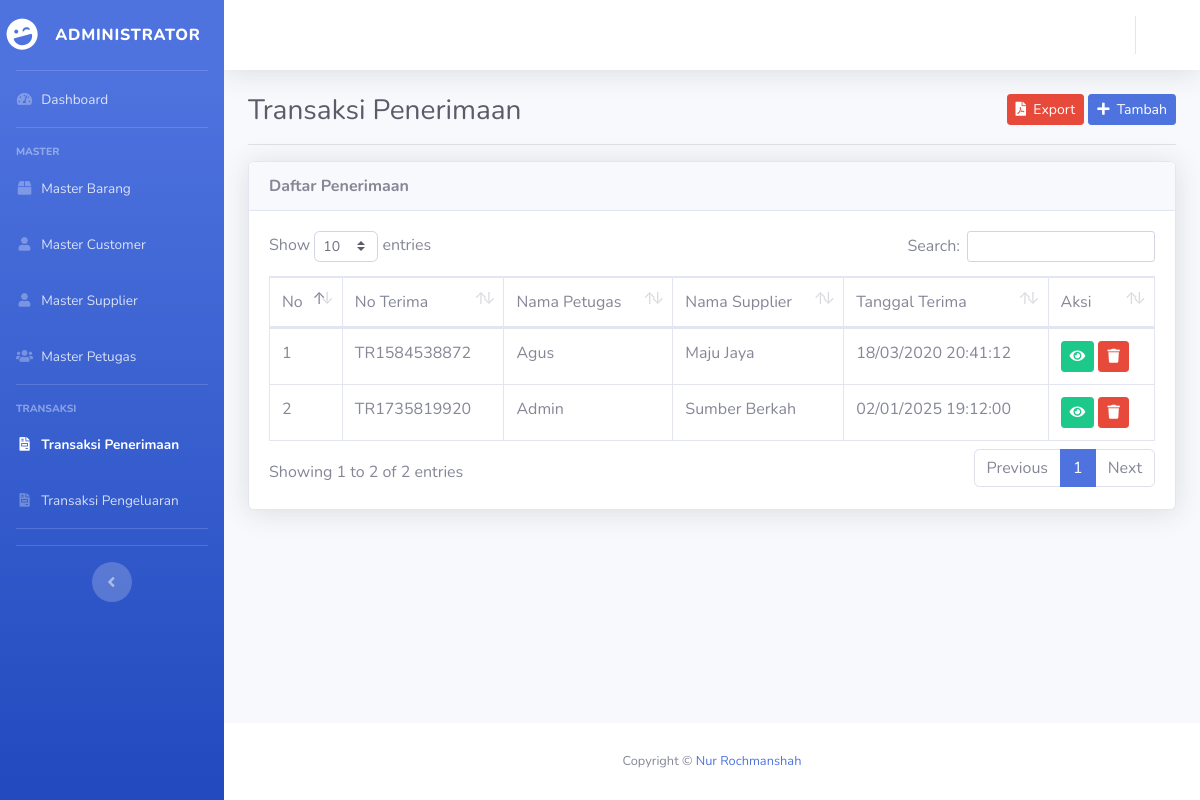
The app's page /index.php/penerimaan with its own data.
### tables this page shows
CREATE TABLE `penerimaan` (
  `id` int(11) NOT NULL,
  `no_terima` varchar(25) DEFAULT NULL,
  `tgl_terima` varchar(25) DEFAULT NULL,
  `jam_terima` varchar(10) DEFAULT NULL,
  `nama_supplier` varchar(80) DEFAULT NULL,
  `nama_petugas` varchar(80) DEFAULT NULL
);

### application/controllers/Penerimaan.php (called while the page is built, shortened)
<?php
class Penerimaan extends CI_Controller{
	public function __construct(){
		$this->data['aktif'] = 'penerimaan';
		$this->load->model('M_barang', 'm_barang');
		$this->load->model('M_supplier', 'm_supplier');
		$this->load->model('M_penerimaan', 'm_penerimaan');
		$this->load->model('M_detail_terima', 'm_detail_terima');
	}
	public function index(){
		$this->data['title'] = 'Transaksi Penerimaan';
		$this->data['all_penerimaan'] = $this->m_penerimaan->lihat();
		$this->data['no'] = 1;
		$this->load->view('penerimaan/lihat', $this->data);
	}
}

### index.php (called while the page is built, shortened)
<?php
require_once BASEPATH.'core/CodeIgniter.php';

### application/models/M_penerimaan.php (called while the page is built, shortened)
<?php
class M_penerimaan extends CI_Model {
	protected $_table = 'penerimaan';
	public function lihat(){
		return $this->db->get($this->_table)->result();
	}
}

### application/views/penerimaan/lihat.php (the view, shortened to what this page needs)
<!DOCTYPE html>
<html lang="en">
<head>
</head>
<body id="page-top">
	<div id="wrapper">
		<div id="content-wrapper" class="d-flex flex-column">
			<div id="content" data-url="<?= base_url('penerimaan') ?>">
				<div class="container-fluid">
				<div class="clearfix">
					<div class="float-left">
						<h1 class="h3 m-0 text-gray-800"><?= $title ?></h1>
					</div>
					<div class="float-right">
						<a href="<?= base_url('penerimaan/export') ?>" class="btn btn-danger btn-sm"><i class="fa fa-file-pdf"></i>&nbsp;&nbsp;Export</a>
						<a href="<?= base_url('penerimaan/tambah') ?>" class="btn btn-primary btn-sm"><i class="fa fa-plus"></i>&nbsp;&nbsp;Tambah</a>
					</div>
				</div>
				<hr>
				<div class="card shadow">
					<div class="card-header"><strong>Daftar Penerimaan</strong></div>
					<div class="card-body">
						<div class="table-responsive">
							<table class="table table-bordered" id="dataTable" width="100%" cellspacing="0">
								<thead>
									<tr>
										<td>No</td>
										<td>No Terima</td>
										<td>Nama Petugas</td>
										<td>Nama Supplier</td>
										<td>Tanggal Terima</td>
										<td>Aksi</td>
									</tr>
								</thead>
								<tbody>
									<?php foreach ($all_penerimaan as $penerimaan): ?>
										<tr>
											<td><?= $no++ ?></td>
											<td><?= $penerimaan->no_terima ?></td>
											<td><?= $penerimaan->nama_petugas ?></td>
											<td><?= $penerimaan->nama_supplier ?></td>
											<td><?= $penerimaan->tgl_terima ?> <?= $penerimaan->jam_terima ?></td>
											<td>
												<a href="<?= base_url('penerimaan/detail/' . $penerimaan->no_terima) ?>" class="btn btn-success btn-sm"><i class="fa fa-eye"></i></a>
												<a onclick="return confirm('apakah anda yakin?')" href="<?= base_url('penerimaan/hapus/' . $penerimaan->no_terima) ?>" class="btn btn-danger btn-sm"><i class="fa fa-trash"></i></a>
											</td>
										</tr>
									<?php endforeach ?>
								</tbody>
							</table>
						</div>
					</div>
				</div>
				</div>
			</div>
		</div>
	</div>
</body>
</html>

### records on screen
penerimaan: no_terima "TR1584538872", nama_petugas "Agus", nama_supplier "Maju Jaya", tgl_terima "18/03/2020", jam_terima "20:41:12"
penerimaan: no_terima "TR1735819920", nama_petugas "Admin", nama_supplier "Sumber Berkah", tgl_terima "02/01/2025", jam_terima "19:12:00"

### other values on screen
$title "Transaksi Penerimaan"
